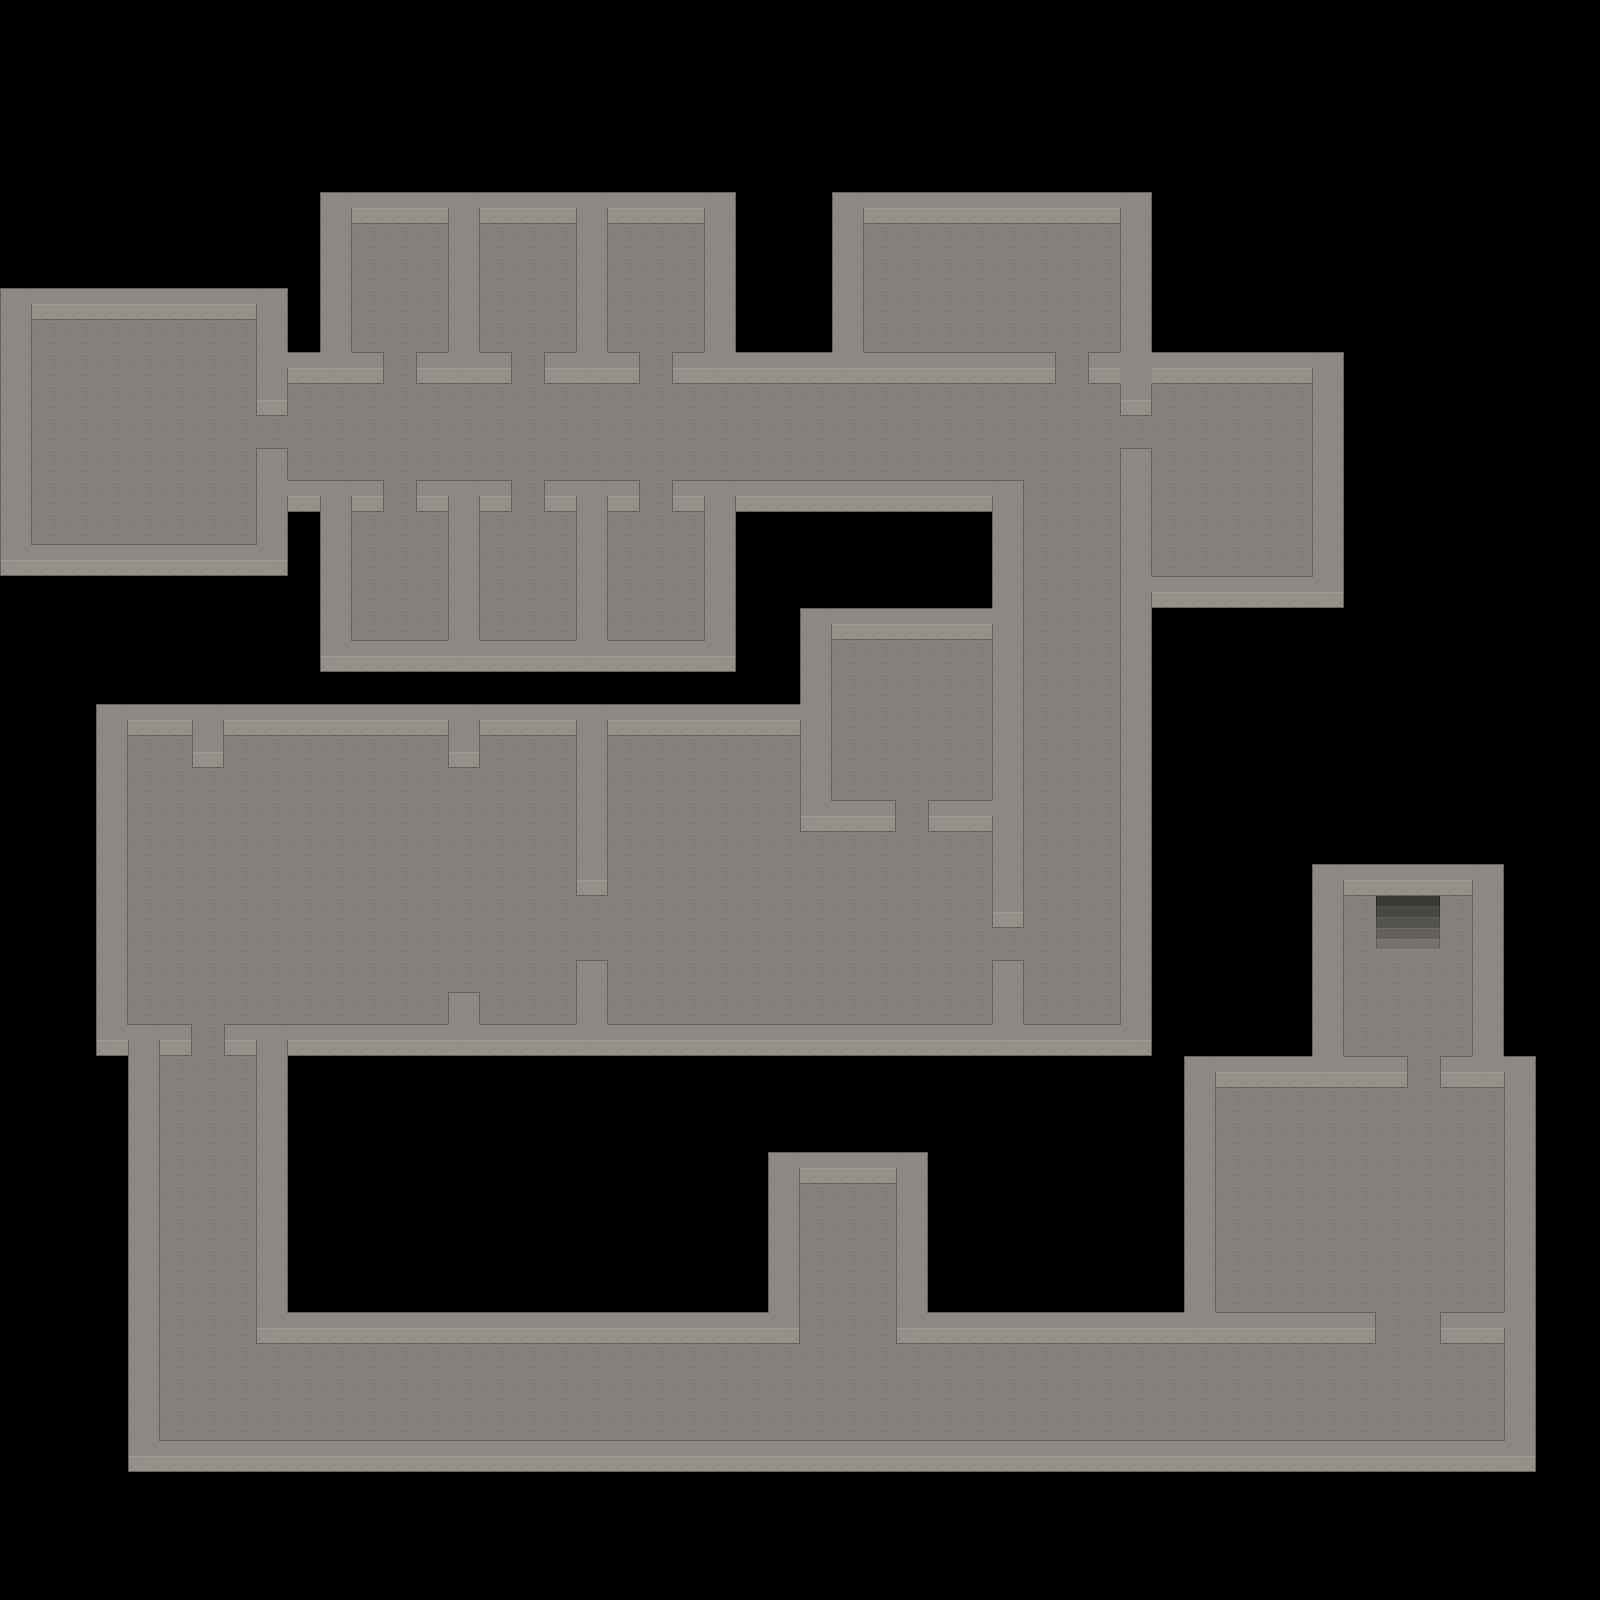

Rendered tile map (Tiled .tmx) drawn with the repository's tilesets; below, a short description and the map source with its tile grids summarised:
An orthogonal 50x50 tile map with 32x32 px tiles, 2 tile layers (Tiles, Doors) and 25 objects (23x guardSpawn, spawn, end_of_level).

<map version="1.0" orientation="orthogonal" width="50" height="50" tilewidth="32" tileheight="32">
 <tileset firstgid="1" name="textureAtlas2" tilewidth="32" tileheight="32">
  <image source="tileset.png" width="512" height="32" />
  <tile id="0">
   <properties>
    <property name="collision" value="false" />
    <property name="tag" value="concrete_floor" />
   </properties>
  </tile>
  <tile id="1">
   <properties>
    <property name="collision" value="true" />
    <property name="tag" value="concrete_wall_corner" />
   </properties>
  </tile>
  <tile id="2">
   <properties>
    <property name="collision" value="true" />
    <property name="tag" value="concrete_wall_corner" />
   </properties>
  </tile>
  <tile id="3">
   <properties>
    <property name="collision" value="true" />
    <property name="tag" value="wall_concrete_end" />
   </properties>
  </tile>
  <tile id="4">
   <properties>
    <property name="collision" value="true" />
    <property name="tag" value="wall_concrete_end" />
   </properties>
  </tile>
  <tile id="5">
   <properties>
    <property name="collision" value="true" />
    <property name="tag" value="wall_concrete_end" />
   </properties>
  </tile>
  <tile id="6">
   <properties>
    <property name="collision" value="true" />
    <property name="tag" value="wall_concrete_fourway" />
   </properties>
  </tile>
  <tile id="7">
   <properties>
    <property name="collision" value="true" />
    <property name="tag" value="wall_concrete_t_junction" />
   </properties>
  </tile>
  <tile id="8">
   <properties>
    <property name="collision" value="true" />
    <property name="tag" value="wall_concrete_t_junction" />
   </properties>
  </tile>
  <tile id="9">
   <properties>
    <property name="collision" value="true" />
    <property name="tag" value="wall_concrete_t_junction" />
   </properties>
  </tile>
  <tile id="10">
   <properties>
    <property name="collision" value="true" />
    <property name="tag" value="wall_concrete_upper" />
   </properties>
  </tile>
  <tile id="11">
   <properties>
    <property name="collision" value="true" />
    <property name="tag" value="wall_concrete_vertical" />
   </properties>
  </tile>
  <tile id="12">
   <properties>
    <property name="collision" value="true" />
    <property name="tag" value="stairs_down" />
   </properties>
  </tile>
  <tile id="13">
   <properties>
    <property name="collision" value="false" />
    <property name="tag" value="stairs_down" />
   </properties>
  </tile>
 </tileset>
 <layer name="Tiles" width="50" height="50">
  <data>[2500 cells, 1264 non-empty, 14 distinct tile ids]</data>
 </layer>
 <objectgroup name="Spawns" width="50" height="50">
  <object name="playerSpawn" type="spawn" x="140" y="426" />
  <object type="guardSpawn" x="1347" y="1169" />
  <object type="guardSpawn" x="1291" y="1242" />
  <object type="guardSpawn" x="1358" y="1267" />
  <object type="guardSpawn" x="1446" y="1258" />
  <object type="guardSpawn" x="828" y="1313" />
  <object type="guardSpawn" x="219" y="1284" />
  <object type="guardSpawn" x="162" y="789" />
  <object type="guardSpawn" x="374" y="795" />
  <object type="guardSpawn" x="343" y="1002" />
  <object type="guardSpawn" x="672" y="809" />
  <object type="guardSpawn" x="718" y="856" />
  <object type="guardSpawn" x="1053" y="970" />
  <object type="guardSpawn" x="905" y="694" />
  <object type="guardSpawn" x="1027" y="270" />
  <object type="guardSpawn" x="968" y="309" />
  <object type="guardSpawn" x="801" y="981" />
  <object type="guardSpawn" x="670" y="942" />
  <object type="guardSpawn" x="865" y="744" />
  <object type="guardSpawn" x="1080" y="752" />
  <object type="guardSpawn" x="298" y="894" />
  <object type="guardSpawn" x="199" y="888" />
  <object type="guardSpawn" x="191" y="1335" />
  <object type="guardSpawn" x="713" y="408" />
 </objectgroup>
 <objectgroup name="Triggers" width="50" height="50">
  <object name="end_of_level" x="1376" y="895" width="63" height="53">
   <properties>
    <property name="height" value="1.656" />
    <property name="width" value="1.969" />
   </properties>
  </object>
 </objectgroup>
 <layer name="Doors" width="50" height="50">
  <data>[2500 cells, 3 non-empty, 1 distinct tile ids]</data>
 </layer>
</map>